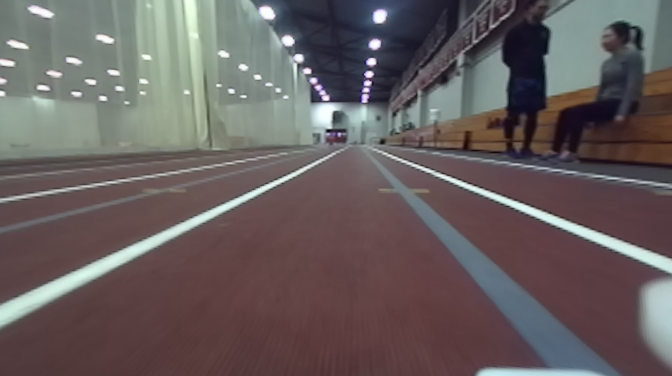
#> input picture src/computer_vision/test_images_input/image (1).png, 672 x 376 px
$ python -i hough_transform.py   (imports and definitions only)
#> lines starting #> are read from the running program, lines starting #| are printed output that depends on the picture; after the words box and inside, x2 and y2 are one past the last pixel; in counts of white or black regions, pixels touching at a corner belong together
#> further down, picture is the input picture: shape (376, 672, 3); mean B, G, R 94.6, 94.5, 103.4
import cv2
import numpy as np

input_filepath = "src/computer_vision/test_images_input/"
output_filepath = "src/computer_vision/test_images_output/"

def draw_line(img, rho, theta, color, thickness = 1):
    height = img.shape[0]
    bottom = rho/np.cos(theta)
    top = (rho/np.sin(theta)-height)*np.tan(theta)
    a = np.cos(theta)
    b = np.sin(theta)
    x0 = a*rho
    y0 = b*rho
    x1 = int(x0 + 1000*(-b))
    y1 = int(y0 + 1000*(a))
    x2 = int(x0 - 1000*(-b))
    y2 = int(y0 - 1000*(a))
    cv2.line(img,(x1,y1),(x2,y2),color,thickness)

def get_trajectory(img, filename = "trajectory.jpg"):
#> called with filename = 'trajectory.jpg'
    original_height = img.shape[0]
#> original_height = 376
    img = img[int(img.shape[0]/3):, :]
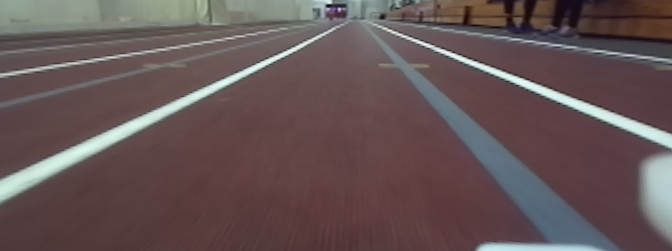
#> img: shape (251, 672, 3); mean of channels 0, 1, 2 85.2, 84.5, 101.3; drawn as B, G, R
    height = img.shape[0]
#> height = 251
    gray = cv2.cvtColor(img,cv2.COLOR_BGR2GRAY)
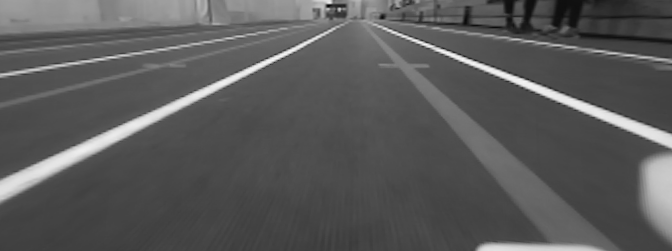
#> gray: shape (251, 672); min 2, max 249, mean 89.6

    lower_threshold = 350 #TUNE
    upper_threshold = 500 #TUNE
    edges = cv2.Canny(gray,lower_threshold,upper_threshold,apertureSize = 3)
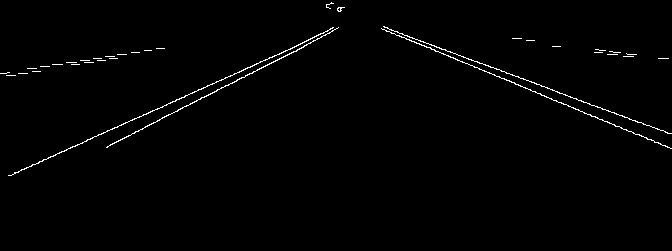
#> edges: shape (251, 672); 1.1% white in thin lines or dots, all inside (x1, y1, x2, y2) = (0, 2, 672, 176)
    #cv2.imwrite(output_filepath+"canny.jpg", edges)

    min_intersections = 100 #TUNE
    lines = cv2.HoughLines(edges,1,np.pi/180,min_intersections)
#> lines = [[163, 1.15], [179, 1.1], [-105, 1.92], [-125, 1.97], [-116, 1.95], [-114, 1.94], [180, 1.08], [165, 1.13]]

    min_left_theta, max_right_theta = np.Inf, 0
    left, right = None, None
    for i in range(lines.shape[0]):
        for rho,theta in lines[i]:
            if rho > 0 and theta < min_left_theta:
                min_left_theta = theta
                left = (rho,theta)
            elif rho < 0 and theta > max_right_theta:
                max_right_theta = theta
                right = (rho,theta)
#> after the loop, left = (180, 1.08); max_right_theta = 1.97; min_left_theta = 1.08; right = (-125, 1.97)
            # [5 lines of commented-out code are left out]

    top_right = right[0]/np.cos(right[1])
#> top_right = 319.9
    top_left = left[0]/np.cos(left[1])
#> top_left = 383.4
    bottom_right = (right[0]/np.sin(right[1])-height)*np.tan(right[1])
#> bottom_right = 911.2
    bottom_left = (left[0]/np.sin(left[1])-height)*np.tan(left[1])
#> bottom_left = -88.65

    top = (top_right + top_left)/2
#> top = 351.7
    bottom = (bottom_right + bottom_left)/2
#> bottom = 411.3

    #cv2.line(img,(int(bottom),height),(int(top),0),(255,0,0),1)
    #cv2.imwrite(output_filepath+filename, img)

    return np.stack([np.array([bottom,original_height]), np.array([top,original_height-height])])


def test_hough(filename):
    img = cv2.imread(input_filepath+filename)
    return get_trajectory(img, "hough "+filename)

# [8 lines of commented-out code are left out]

>>> import cv2
>>> picture = cv2.imread('test_images_input/image (1).png')
>>> result = get_trajectory(picture)
#> result = [[411.3, 376], [351.7, 125]]

$ run again, on src/computer_vision/test_images_input/image (10).png
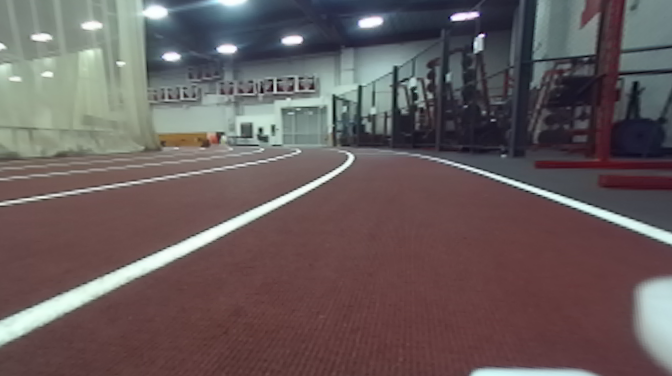
#> input picture src/computer_vision/test_images_input/image (10).png, 672 x 376 px
#> picture is the input picture: shape (376, 672, 3); mean B, G, R 91.7, 91.3, 103.1
#> in get_trajectory, `gray = cv2.cvtColor(img,cv2.COLOR_BGR2GRAY)`:
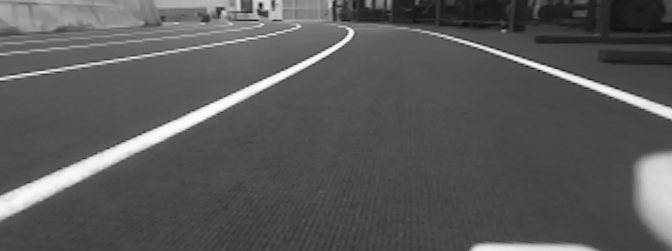
#> gray: shape (251, 672); min 12, max 253, mean 89.3
#> in get_trajectory, `edges = cv2.Canny(gray,lower_threshold,upper_threshold,apertureSize = 3)`:
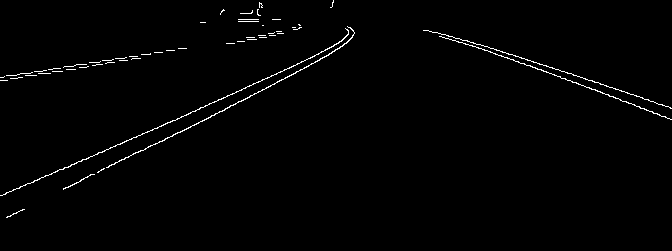
#> edges: shape (251, 672); 1.2% white in thin lines or dots, all inside (x1, y1, x2, y2) = (0, 0, 672, 218)
#> lines = [[180, 1.15], [-119, 1.92], [-106, 1.88], [197, 1.12], [199, 1.1], [-129, 1.94], [76, 1.41], [183, 1.13], [202, 1.08]]
#> result = [[486, 376], [395.1, 125]]

$ run again, on src/computer_vision/test_images_input/image (11).png
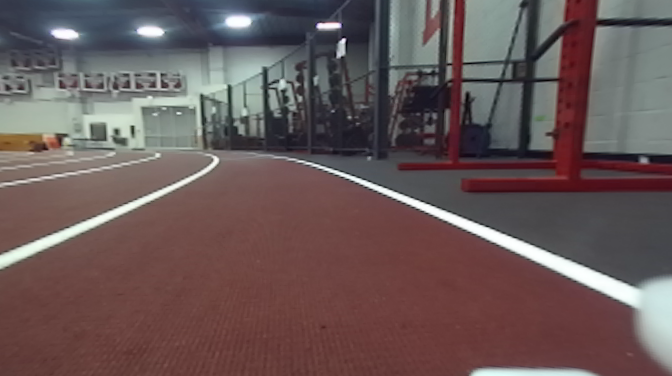
#> input picture src/computer_vision/test_images_input/image (11).png, 672 x 376 px
#> picture is the input picture: shape (376, 672, 3); mean B, G, R 87.7, 87.9, 104.8
#> in get_trajectory, `gray = cv2.cvtColor(img,cv2.COLOR_BGR2GRAY)`:
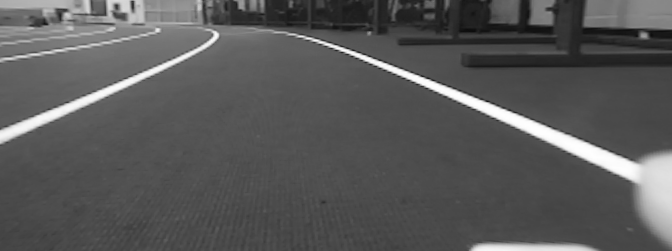
#> gray: shape (251, 672); min 12, max 254, mean 88.9
#> in get_trajectory, `edges = cv2.Canny(gray,lower_threshold,upper_threshold,apertureSize = 3)`:
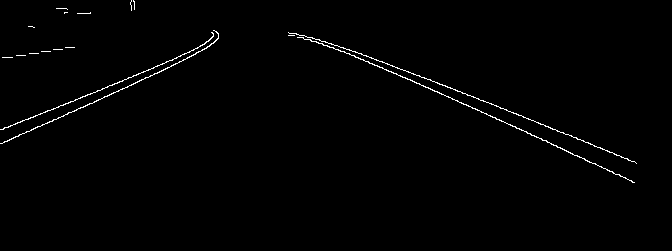
#> edges: shape (251, 672); 0.94% white in thin lines or dots, all inside (x1, y1, x2, y2) = (0, 0, 637, 183)
#> lines = [[-94, 1.99], [-88, 1.95], [-79, 1.94], [-103, 2.01], [120, 1.19], [131, 1.15], [121, 1.17], [-87, 1.97]]
#> result = [[270.2, 376], [282.9, 125]]
